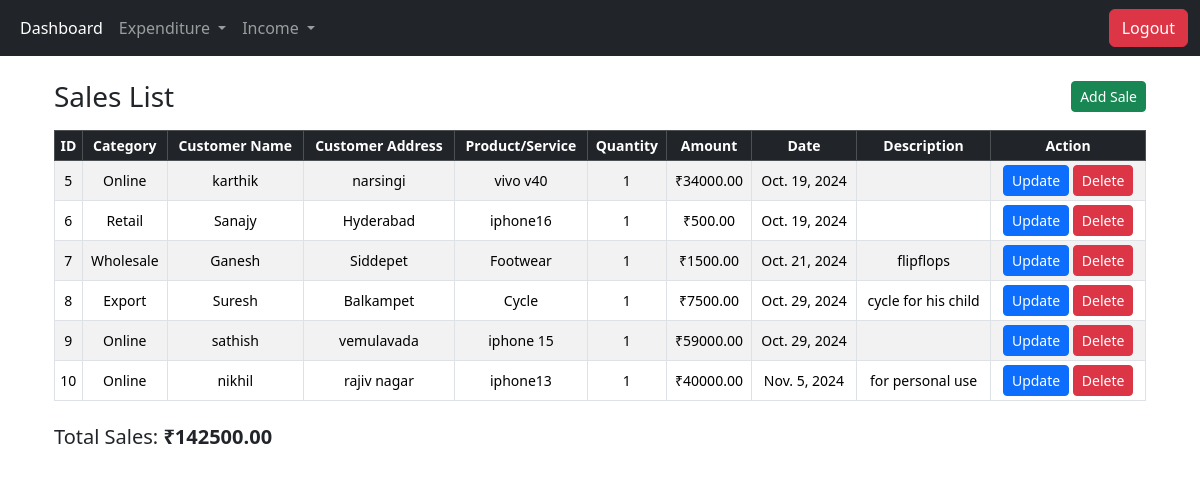
The page /myapp/sales-list/ on the database as committed earlier.
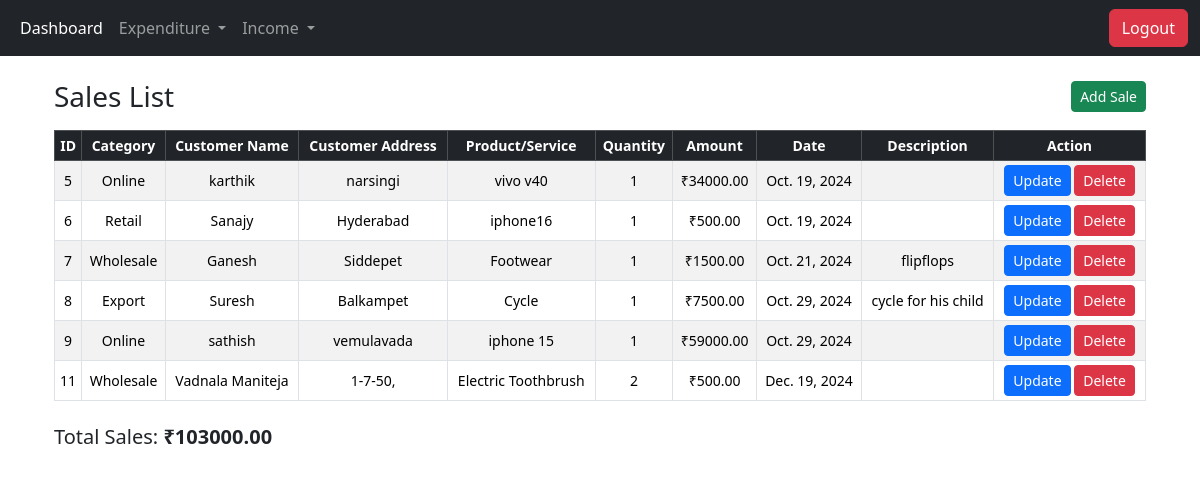
The same page on the database as committed later.
### myapp/models.py (models this page shows, shortened)
class Sales(models.Model):
    SALES_CATEGORY_CHOICES = [
        ('Retail', 'Retail'), ('Wholesale', 'Wholesale'), ('Online', 'Online'), ('Export', 'Export'), ('Other', 'Other')
    ]
    sales_category = models.CharField(max_length=50, choices=SALES_CATEGORY_CHOICES, default='Retail', help_text="Select the category of sales")
    customer_name = models.CharField(max_length=100, help_text="Enter the name of the customer", default="Unknown")
    customer_address = models.CharField(max_length=100, help_text="Enter the address of the customer", blank=True, null=True)
    product_name = models.CharField(max_length=100, help_text="Enter the name of the product or service")
    quantity = models.PositiveIntegerField(help_text="Enter the quantity of the product or service")
    sales_amount = models.DecimalField(max_digits=10, decimal_places=2, help_text="Enter the total sales amount")
    sales_date = models.DateField(help_text="Enter the date of the sale")
    description = models.TextField(blank=True, help_text="Optional description of the sale")
    from django.db import models

### myapp/views.py (the view)
# urls.py: path('sales-list/', views.sales_list, name='sales_list'),
def sales_list(request):
    sales = Sales.objects.all()
    total_sales = sum(sale.sales_amount for sale in sales)  # Corrected line
    return render(request, 'sales_list.html', {
        'sales': sales,
        'total_sale': total_sales,  # Make sure it matches the template
    })

### myapp/templates/sales_list.html (shortened to what this page needs)
{% extends 'base.html' %}
{% block content %}
<div class="container mt-4">
    <h3 class="d-flex justify-content-between align-items-center mb-3">
        <span>Sales List</span>
        <a href="{% url 'sales_form' %}" class="btn btn-success btn-sm">Add Sale</a>
    </h3>
    <div class="table-responsive">
        <table class="table table-striped table-sm table-bordered align-middle">
            <thead class="table-dark">
                <tr class="text-center small">
                    <th>ID</th>
                    <th>Category</th>
                    <th>Customer Name</th>
                    <th>Customer Address</th>
                    <th>Product/Service</th>
                    <th>Quantity</th>
                    <th>Amount</th>
                    <th>Date</th>
                    <th>Description</th>
                    <th>Action</th>
                </tr>
            </thead>
            <tbody>
                {% for sale in sales %}
                    <tr class="text-center small">
                        <td>{{ sale.id }}</td>
                        <td>{{ sale.sales_category }}</td>
                        <td>{{ sale.customer_name }}</td>
                        <td>{{ sale.customer_address }}</td>
                        <td>{{ sale.product_name }}</td>
                        <td>{{ sale.quantity }}</td>
                        <td>₹{{ sale.sales_amount|floatformat:2 }}</td>
                        <td>{{ sale.sales_date }}</td>
                        <td>{{ sale.description }}</td>
                        <td>
                            <a href="{% url 'update-sale' sale.id %}" class="btn btn-primary btn-sm">Update</a>
                            <form action="{% url 'delete-sale' sale.id %}" method="post" class="d-inline">
                                <button type="submit" class="btn btn-danger btn-sm" onclick="return confirm('Are you sure you want to delete this sale?');">Delete</button>
                            </form>
                        </td>
                    </tr>
                {% empty %}
                    <tr>
                        <td colspan="10" class="text-center text-muted">No sales available.</td>
                    </tr>
                {% endfor %}
            </tbody>
        </table>
    </div>
    <div class="mt-2">
        <h5>Total Sales: <span class="fw-bold">₹{{ total_sale|floatformat:2 }}</span></h5>
    </div>
</div>
{% endblock %}

Rows that differ between the two databases and show on the page:
removed Sales: id "10", sales_category "Online", customer_name "nikhil", customer_address "rajiv nagar", product_name "iphone13", quantity "1", sales_amount "40000.00", sales_date "Nov. 5, 2024", description "for personal use"
added Sales: id "11", sales_category "Wholesale", customer_name "Vadnala Maniteja", customer_address "1-7-50,", product_name "Electric Toothbrush", quantity "2", sales_amount "500.00", sales_date "Dec. 19, 2024"
Other text that changed with them:
{{ total_sale|floatformat:2 }}: "142500.00" → "103000.00"
